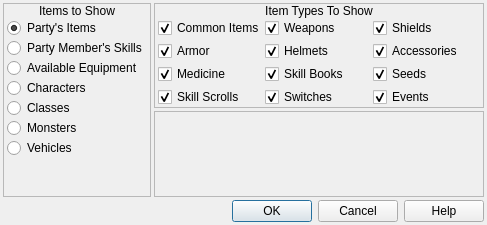
<?xml version="1.0" encoding="UTF-8"?>
<ui version="4.0">
 <class>ConfigureMenuItemList</class>
 <widget class="QDialog" name="ConfigureMenuItemList">
  <property name="geometry">
   <rect>
    <x>0</x>
    <y>0</y>
    <width>487</width>
    <height>225</height>
   </rect>
  </property>
  <property name="windowTitle">
   <string>Configure Menu Item List</string>
  </property>
  <property name="windowIcon">
   <iconset resource="gui_icons.qrc">
    <normaloff>:/icons/openrpgmaker.png</normaloff>:/icons/openrpgmaker.png</iconset>
  </property>
  <property name="styleSheet">
   <string notr="true">.QFrame
{
	border-width: 1px;
	border-style: solid;
	border-color: palette(window-text);
	border-radius: 3px;
}

.QFrame&gt;QLabel
{
	border-width: 0px;
	background-color: palette(window-text);
	color: palette(window);
	font-weight: bold;
}

.QFrame&gt;QCheckBox
{
	background-color: palette(window-text);
	border-width: 0px;
	border-style: none;
	color: palette(window);
	spacing: 3px;
	font-weight: bold;
	padding: 0px 0px 0px 3px;
}

.QFrame&gt;QCheckBox::indicator
{
	min-width: 8px;
	max-width: 8px;
	min-height: 8px;
	max-height: 8px;
	width: 8px;
	height: 8px;
	border-width: 2px;
	border-radius: 0px;
	border-style: ridge;
	border-color: palette(mid);
}

.QFrame&gt;QCheckBox::indicator:unchecked
{
	background-color: palette(base);
}

.QFrame&gt;QCheckBox::indicator:checked
{
	background-color: palette(window-text);
}

.QFrame&gt;QCheckBox::indicator:hover
{
	border-color: palette(highlight);
}</string>
  </property>
  <layout class="QVBoxLayout" name="verticalLayout_16">
   <property name="spacing">
    <number>3</number>
   </property>
   <property name="margin">
    <number>3</number>
   </property>
   <item>
    <layout class="QHBoxLayout" name="horizontalLayout_3">
     <property name="spacing">
      <number>3</number>
     </property>
     <item>
      <widget class="QFrame" name="frame">
       <property name="frameShape">
        <enum>QFrame::StyledPanel</enum>
       </property>
       <property name="frameShadow">
        <enum>QFrame::Raised</enum>
       </property>
       <layout class="QVBoxLayout" name="verticalLayout">
        <property name="spacing">
         <number>0</number>
        </property>
        <property name="margin">
         <number>0</number>
        </property>
        <item>
         <widget class="QLabel" name="label">
          <property name="sizePolicy">
           <sizepolicy hsizetype="Preferred" vsizetype="Fixed">
            <horstretch>0</horstretch>
            <verstretch>0</verstretch>
           </sizepolicy>
          </property>
          <property name="text">
           <string>Items to Show</string>
          </property>
          <property name="alignment">
           <set>Qt::AlignCenter</set>
          </property>
         </widget>
        </item>
        <item>
         <widget class="QWidget" name="widget" native="true">
          <layout class="QVBoxLayout" name="verticalLayout_4">
           <property name="spacing">
            <number>0</number>
           </property>
           <property name="leftMargin">
            <number>3</number>
           </property>
           <property name="topMargin">
            <number>0</number>
           </property>
           <property name="rightMargin">
            <number>3</number>
           </property>
           <property name="bottomMargin">
            <number>3</number>
           </property>
           <item>
            <widget class="QRadioButton" name="rbPartysItems">
             <property name="text">
              <string>Party's Items</string>
             </property>
             <property name="checked">
              <bool>true</bool>
             </property>
            </widget>
           </item>
           <item>
            <widget class="QRadioButton" name="rbSkills">
             <property name="text">
              <string>Party Member's Skills</string>
             </property>
            </widget>
           </item>
           <item>
            <widget class="QRadioButton" name="rbAvailableEquipment">
             <property name="text">
              <string>Available Equipment</string>
             </property>
            </widget>
           </item>
           <item>
            <widget class="QRadioButton" name="rbCharacters">
             <property name="text">
              <string>Characters</string>
             </property>
            </widget>
           </item>
           <item>
            <widget class="QRadioButton" name="rbClasses">
             <property name="text">
              <string>Classes</string>
             </property>
            </widget>
           </item>
           <item>
            <widget class="QRadioButton" name="rbMonsters">
             <property name="text">
              <string>Monsters</string>
             </property>
            </widget>
           </item>
           <item>
            <widget class="QRadioButton" name="rbVehicles">
             <property name="text">
              <string>Vehicles</string>
             </property>
            </widget>
           </item>
           <item>
            <spacer name="verticalSpacer">
             <property name="orientation">
              <enum>Qt::Vertical</enum>
             </property>
             <property name="sizeHint" stdset="0">
              <size>
               <width>20</width>
               <height>39</height>
              </size>
             </property>
            </spacer>
           </item>
          </layout>
         </widget>
        </item>
       </layout>
      </widget>
     </item>
     <item>
      <widget class="QStackedWidget" name="stackedWidget">
       <property name="currentIndex">
        <number>2</number>
       </property>
       <widget class="QWidget" name="wSkills">
        <layout class="QVBoxLayout" name="verticalLayout_18">
         <property name="spacing">
          <number>3</number>
         </property>
         <property name="margin">
          <number>0</number>
         </property>
         <item>
          <widget class="QFrame" name="frame_7">
           <property name="sizePolicy">
            <sizepolicy hsizetype="Preferred" vsizetype="Fixed">
             <horstretch>0</horstretch>
             <verstretch>0</verstretch>
            </sizepolicy>
           </property>
           <property name="frameShape">
            <enum>QFrame::StyledPanel</enum>
           </property>
           <property name="frameShadow">
            <enum>QFrame::Raised</enum>
           </property>
           <layout class="QVBoxLayout" name="verticalLayout_7">
            <property name="spacing">
             <number>0</number>
            </property>
            <property name="margin">
             <number>0</number>
            </property>
            <item>
             <widget class="QLabel" name="label_7">
              <property name="sizePolicy">
               <sizepolicy hsizetype="Preferred" vsizetype="Fixed">
                <horstretch>0</horstretch>
                <verstretch>0</verstretch>
               </sizepolicy>
              </property>
              <property name="text">
               <string>Party Member</string>
              </property>
              <property name="alignment">
               <set>Qt::AlignCenter</set>
              </property>
             </widget>
            </item>
            <item>
             <widget class="QWidget" name="widget_13" native="true">
              <layout class="QVBoxLayout" name="verticalLayout_21">
               <property name="spacing">
                <number>3</number>
               </property>
               <property name="margin">
                <number>3</number>
               </property>
               <item>
                <layout class="QHBoxLayout" name="horizontalLayout_35">
                 <item>
                  <widget class="QRadioButton" name="skills_rbPartyMember1">
                   <property name="sizePolicy">
                    <sizepolicy hsizetype="Fixed" vsizetype="Fixed">
                     <horstretch>0</horstretch>
                     <verstretch>0</verstretch>
                    </sizepolicy>
                   </property>
                   <property name="text">
                    <string>1</string>
                   </property>
                   <property name="checked">
                    <bool>true</bool>
                   </property>
                  </widget>
                 </item>
                 <item>
                  <widget class="QRadioButton" name="skills_rbPartyMember2">
                   <property name="sizePolicy">
                    <sizepolicy hsizetype="Fixed" vsizetype="Fixed">
                     <horstretch>0</horstretch>
                     <verstretch>0</verstretch>
                    </sizepolicy>
                   </property>
                   <property name="text">
                    <string>2</string>
                   </property>
                  </widget>
                 </item>
                 <item>
                  <widget class="QRadioButton" name="skills_rbPartyMember3">
                   <property name="sizePolicy">
                    <sizepolicy hsizetype="Fixed" vsizetype="Fixed">
                     <horstretch>0</horstretch>
                     <verstretch>0</verstretch>
                    </sizepolicy>
                   </property>
                   <property name="text">
                    <string>3</string>
                   </property>
                  </widget>
                 </item>
                 <item>
                  <widget class="QRadioButton" name="skills_rbPartyMember4">
                   <property name="sizePolicy">
                    <sizepolicy hsizetype="Fixed" vsizetype="Fixed">
                     <horstretch>0</horstretch>
                     <verstretch>0</verstretch>
                    </sizepolicy>
                   </property>
                   <property name="text">
                    <string>4</string>
                   </property>
                  </widget>
                 </item>
                 <item>
                  <spacer name="horizontalSpacer_7">
                   <property name="orientation">
                    <enum>Qt::Horizontal</enum>
                   </property>
                   <property name="sizeHint" stdset="0">
                    <size>
                     <width>40</width>
                     <height>20</height>
                    </size>
                   </property>
                  </spacer>
                 </item>
                </layout>
               </item>
               <item>
                <layout class="QHBoxLayout" name="horizontalLayout_10">
                 <item>
                  <widget class="QRadioButton" name="skills_rbPartyMemberVar">
                   <property name="sizePolicy">
                    <sizepolicy hsizetype="Fixed" vsizetype="Fixed">
                     <horstretch>0</horstretch>
                     <verstretch>0</verstretch>
                    </sizepolicy>
                   </property>
                   <property name="text">
                    <string>Number In Variable:</string>
                   </property>
                  </widget>
                 </item>
                 <item>
                  <widget class="QWidget" name="skills_wPartyMember_Variable" native="true">
                   <layout class="QHBoxLayout" name="horizontalLayout_36">
                    <property name="spacing">
                     <number>0</number>
                    </property>
                    <property name="margin">
                     <number>0</number>
                    </property>
                    <item>
                     <widget class="QLabel" name="skills_lblPartyMember_Variable">
                      <property name="sizePolicy">
                       <sizepolicy hsizetype="Preferred" vsizetype="Preferred">
                        <horstretch>0</horstretch>
                        <verstretch>0</verstretch>
                       </sizepolicy>
                      </property>
                      <property name="minimumSize">
                       <size>
                        <width>150</width>
                        <height>0</height>
                       </size>
                      </property>
                      <property name="font">
                       <font>
                        <family>Monospace</family>
                       </font>
                      </property>
                      <property name="styleSheet">
                       <string notr="true">background-color: palette(base);</string>
                      </property>
                      <property name="frameShape">
                       <enum>QFrame::Panel</enum>
                      </property>
                      <property name="frameShadow">
                       <enum>QFrame::Sunken</enum>
                      </property>
                      <property name="lineWidth">
                       <number>2</number>
                      </property>
                      <property name="text">
                       <string/>
                      </property>
                     </widget>
                    </item>
                    <item>
                     <widget class="QToolButton" name="skills_bPartyMember_BrowseVariables">
                      <property name="text">
                       <string>...</string>
                      </property>
                      <property name="icon">
                       <iconset resource="gui_icons.qrc">
                        <normaloff>:/icons/fileopen.png</normaloff>:/icons/fileopen.png</iconset>
                      </property>
                     </widget>
                    </item>
                   </layout>
                  </widget>
                 </item>
                </layout>
               </item>
              </layout>
             </widget>
            </item>
           </layout>
          </widget>
         </item>
         <item>
          <layout class="QHBoxLayout" name="horizontalLayout_4">
           <property name="spacing">
            <number>3</number>
           </property>
           <item>
            <widget class="QFrame" name="frame_2">
             <property name="sizePolicy">
              <sizepolicy hsizetype="Fixed" vsizetype="Preferred">
               <horstretch>0</horstretch>
               <verstretch>0</verstretch>
              </sizepolicy>
             </property>
             <property name="frameShape">
              <enum>QFrame::StyledPanel</enum>
             </property>
             <property name="frameShadow">
              <enum>QFrame::Raised</enum>
             </property>
             <layout class="QVBoxLayout" name="verticalLayout_17">
              <property name="spacing">
               <number>0</number>
              </property>
              <property name="margin">
               <number>0</number>
              </property>
              <item>
               <widget class="QLabel" name="label_4">
                <property name="sizePolicy">
                 <sizepolicy hsizetype="Preferred" vsizetype="Fixed">
                  <horstretch>0</horstretch>
                  <verstretch>0</verstretch>
                 </sizepolicy>
                </property>
                <property name="text">
                 <string>Skill Types To Show</string>
                </property>
                <property name="alignment">
                 <set>Qt::AlignCenter</set>
                </property>
               </widget>
              </item>
              <item>
               <widget class="QWidget" name="widget_5" native="true">
                <layout class="QVBoxLayout" name="verticalLayout_2">
                 <property name="spacing">
                  <number>0</number>
                 </property>
                 <property name="margin">
                  <number>0</number>
                 </property>
                 <item>
                  <widget class="QListWidget" name="lwSkillTypes">
                   <property name="sizePolicy">
                    <sizepolicy hsizetype="Fixed" vsizetype="Expanding">
                     <horstretch>0</horstretch>
                     <verstretch>0</verstretch>
                    </sizepolicy>
                   </property>
                   <property name="minimumSize">
                    <size>
                     <width>160</width>
                     <height>0</height>
                    </size>
                   </property>
                   <property name="maximumSize">
                    <size>
                     <width>160</width>
                     <height>16777215</height>
                    </size>
                   </property>
                   <property name="frameShape">
                    <enum>QFrame::NoFrame</enum>
                   </property>
                  </widget>
                 </item>
                </layout>
               </widget>
              </item>
             </layout>
            </widget>
           </item>
           <item>
            <widget class="QFrame" name="frame_6">
             <property name="frameShape">
              <enum>QFrame::StyledPanel</enum>
             </property>
             <property name="frameShadow">
              <enum>QFrame::Raised</enum>
             </property>
            </widget>
           </item>
          </layout>
         </item>
        </layout>
       </widget>
       <widget class="QWidget" name="wAvailableEquipment">
        <layout class="QVBoxLayout" name="verticalLayout_6">
         <property name="spacing">
          <number>3</number>
         </property>
         <property name="margin">
          <number>0</number>
         </property>
         <item>
          <widget class="QFrame" name="frame_8">
           <property name="sizePolicy">
            <sizepolicy hsizetype="Preferred" vsizetype="Fixed">
             <horstretch>0</horstretch>
             <verstretch>0</verstretch>
            </sizepolicy>
           </property>
           <property name="frameShape">
            <enum>QFrame::StyledPanel</enum>
           </property>
           <property name="frameShadow">
            <enum>QFrame::Raised</enum>
           </property>
           <layout class="QVBoxLayout" name="verticalLayout_8">
            <property name="spacing">
             <number>0</number>
            </property>
            <property name="margin">
             <number>0</number>
            </property>
            <item>
             <widget class="QLabel" name="label_8">
              <property name="sizePolicy">
               <sizepolicy hsizetype="Preferred" vsizetype="Fixed">
                <horstretch>0</horstretch>
                <verstretch>0</verstretch>
               </sizepolicy>
              </property>
              <property name="text">
               <string>Party Member</string>
              </property>
              <property name="alignment">
               <set>Qt::AlignCenter</set>
              </property>
             </widget>
            </item>
            <item>
             <widget class="QWidget" name="widget_14" native="true">
              <layout class="QVBoxLayout" name="verticalLayout_22">
               <property name="spacing">
                <number>3</number>
               </property>
               <property name="margin">
                <number>3</number>
               </property>
               <item>
                <layout class="QHBoxLayout" name="horizontalLayout_37">
                 <item>
                  <widget class="QRadioButton" name="equip_rbPartyMember1">
                   <property name="sizePolicy">
                    <sizepolicy hsizetype="Fixed" vsizetype="Fixed">
                     <horstretch>0</horstretch>
                     <verstretch>0</verstretch>
                    </sizepolicy>
                   </property>
                   <property name="text">
                    <string>1</string>
                   </property>
                   <property name="checked">
                    <bool>true</bool>
                   </property>
                  </widget>
                 </item>
                 <item>
                  <widget class="QRadioButton" name="equip_rbPartyMember2">
                   <property name="sizePolicy">
                    <sizepolicy hsizetype="Fixed" vsizetype="Fixed">
                     <horstretch>0</horstretch>
                     <verstretch>0</verstretch>
                    </sizepolicy>
                   </property>
                   <property name="text">
                    <string>2</string>
                   </property>
                  </widget>
                 </item>
                 <item>
                  <widget class="QRadioButton" name="equip_rbPartyMember3">
                   <property name="sizePolicy">
                    <sizepolicy hsizetype="Fixed" vsizetype="Fixed">
                     <horstretch>0</horstretch>
                     <verstretch>0</verstretch>
                    </sizepolicy>
                   </property>
                   <property name="text">
                    <string>3</string>
                   </property>
                  </widget>
                 </item>
                 <item>
                  <widget class="QRadioButton" name="equip_rbPartyMember4">
                   <property name="sizePolicy">
                    <sizepolicy hsizetype="Fixed" vsizetype="Fixed">
                     <horstretch>0</horstretch>
                     <verstretch>0</verstretch>
                    </sizepolicy>
                   </property>
                   <property name="text">
                    <string>4</string>
                   </property>
                  </widget>
                 </item>
                 <item>
                  <spacer name="horizontalSpacer_8">
                   <property name="orientation">
                    <enum>Qt::Horizontal</enum>
                   </property>
                   <property name="sizeHint" stdset="0">
                    <size>
                     <width>40</width>
                     <height>20</height>
                    </size>
                   </property>
                  </spacer>
                 </item>
                </layout>
               </item>
               <item>
                <layout class="QHBoxLayout" name="horizontalLayout_11">
                 <item>
                  <widget class="QRadioButton" name="equip_rbPartyMemberVar">
                   <property name="sizePolicy">
                    <sizepolicy hsizetype="Fixed" vsizetype="Fixed">
                     <horstretch>0</horstretch>
                     <verstretch>0</verstretch>
                    </sizepolicy>
                   </property>
                   <property name="text">
                    <string>Number In Variable:</string>
                   </property>
                  </widget>
                 </item>
                 <item>
                  <widget class="QWidget" name="equip_wPartyMember_Variable" native="true">
                   <layout class="QHBoxLayout" name="horizontalLayout_38">
                    <property name="spacing">
                     <number>0</number>
                    </property>
                    <property name="margin">
                     <number>0</number>
                    </property>
                    <item>
                     <widget class="QLabel" name="equip_lblPartyMember_Variable">
                      <property name="sizePolicy">
                       <sizepolicy hsizetype="Preferred" vsizetype="Preferred">
                        <horstretch>0</horstretch>
                        <verstretch>0</verstretch>
                       </sizepolicy>
                      </property>
                      <property name="minimumSize">
                       <size>
                        <width>150</width>
                        <height>0</height>
                       </size>
                      </property>
                      <property name="font">
                       <font>
                        <family>Monospace</family>
                       </font>
                      </property>
                      <property name="styleSheet">
                       <string notr="true">background-color: palette(base);</string>
                      </property>
                      <property name="frameShape">
                       <enum>QFrame::Panel</enum>
                      </property>
                      <property name="frameShadow">
                       <enum>QFrame::Sunken</enum>
                      </property>
                      <property name="lineWidth">
                       <number>2</number>
                      </property>
                      <property name="text">
                       <string/>
                      </property>
                     </widget>
                    </item>
                    <item>
                     <widget class="QToolButton" name="equip_bPartyMember_BrowseVariables">
                      <property name="text">
                       <string>...</string>
                      </property>
                      <property name="icon">
                       <iconset resource="gui_icons.qrc">
                        <normaloff>:/icons/fileopen.png</normaloff>:/icons/fileopen.png</iconset>
                      </property>
                     </widget>
                    </item>
                   </layout>
                  </widget>
                 </item>
                </layout>
               </item>
              </layout>
             </widget>
            </item>
           </layout>
          </widget>
         </item>
         <item>
          <widget class="QFrame" name="frame_4">
           <property name="sizePolicy">
            <sizepolicy hsizetype="Preferred" vsizetype="Fixed">
             <horstretch>0</horstretch>
             <verstretch>0</verstretch>
            </sizepolicy>
           </property>
           <property name="frameShape">
            <enum>QFrame::StyledPanel</enum>
           </property>
           <property name="frameShadow">
            <enum>QFrame::Raised</enum>
           </property>
           <layout class="QVBoxLayout" name="verticalLayout_5">
            <property name="spacing">
             <number>0</number>
            </property>
            <property name="margin">
             <number>0</number>
            </property>
            <item>
             <widget class="QLabel" name="label_2">
              <property name="sizePolicy">
               <sizepolicy hsizetype="Preferred" vsizetype="Fixed">
                <horstretch>0</horstretch>
                <verstretch>0</verstretch>
               </sizepolicy>
              </property>
              <property name="text">
               <string>Equipment Type</string>
              </property>
              <property name="alignment">
               <set>Qt::AlignCenter</set>
              </property>
             </widget>
            </item>
            <item>
             <widget class="QWidget" name="widget_2" native="true">
              <layout class="QHBoxLayout" name="horizontalLayout">
               <property name="spacing">
                <number>0</number>
               </property>
               <property name="leftMargin">
                <number>3</number>
               </property>
               <property name="topMargin">
                <number>0</number>
               </property>
               <property name="rightMargin">
                <number>3</number>
               </property>
               <property name="bottomMargin">
                <number>0</number>
               </property>
               <item>
                <layout class="QVBoxLayout" name="verticalLayout_9">
                 <property name="spacing">
                  <number>0</number>
                 </property>
                 <item>
                  <widget class="QRadioButton" name="equip_rbWeapons">
                   <property name="text">
                    <string>Weapons</string>
                   </property>
                   <property name="checked">
                    <bool>true</bool>
                   </property>
                  </widget>
                 </item>
                 <item>
                  <widget class="QRadioButton" name="equip_rbShields">
                   <property name="text">
                    <string>Shields</string>
                   </property>
                  </widget>
                 </item>
                </layout>
               </item>
               <item>
                <layout class="QVBoxLayout" name="verticalLayout_10">
                 <property name="spacing">
                  <number>0</number>
                 </property>
                 <item>
                  <widget class="QRadioButton" name="equip_rbArmor">
                   <property name="text">
                    <string>Armor</string>
                   </property>
                  </widget>
                 </item>
                 <item>
                  <widget class="QRadioButton" name="equip_rbHelmets">
                   <property name="text">
                    <string>Helmets</string>
                   </property>
                  </widget>
                 </item>
                </layout>
               </item>
               <item>
                <layout class="QVBoxLayout" name="verticalLayout_11">
                 <property name="spacing">
                  <number>0</number>
                 </property>
                 <item>
                  <widget class="QRadioButton" name="equip_rbAccessories">
                   <property name="text">
                    <string>Accessories</string>
                   </property>
                  </widget>
                 </item>
                 <item>
                  <widget class="QWidget" name="widget_3" native="true"/>
                 </item>
                </layout>
               </item>
              </layout>
             </widget>
            </item>
           </layout>
          </widget>
         </item>
         <item>
          <widget class="QFrame" name="frame_14">
           <property name="frameShape">
            <enum>QFrame::StyledPanel</enum>
           </property>
           <property name="frameShadow">
            <enum>QFrame::Raised</enum>
           </property>
          </widget>
         </item>
        </layout>
       </widget>
       <widget class="QWidget" name="wItems">
        <layout class="QVBoxLayout" name="verticalLayout_15">
         <property name="spacing">
          <number>3</number>
         </property>
         <property name="margin">
          <number>0</number>
         </property>
         <item>
          <widget class="QFrame" name="frame_3">
           <property name="sizePolicy">
            <sizepolicy hsizetype="Preferred" vsizetype="Fixed">
             <horstretch>0</horstretch>
             <verstretch>0</verstretch>
            </sizepolicy>
           </property>
           <property name="frameShape">
            <enum>QFrame::StyledPanel</enum>
           </property>
           <property name="frameShadow">
            <enum>QFrame::Raised</enum>
           </property>
           <layout class="QVBoxLayout" name="verticalLayout_3">
            <property name="spacing">
             <number>0</number>
            </property>
            <property name="margin">
             <number>0</number>
            </property>
            <item>
             <widget class="QLabel" name="label_3">
              <property name="sizePolicy">
               <sizepolicy hsizetype="Preferred" vsizetype="Fixed">
                <horstretch>0</horstretch>
                <verstretch>0</verstretch>
               </sizepolicy>
              </property>
              <property name="text">
               <string>Item Types To Show</string>
              </property>
              <property name="alignment">
               <set>Qt::AlignCenter</set>
              </property>
             </widget>
            </item>
            <item>
             <widget class="QWidget" name="widget_4" native="true">
              <layout class="QHBoxLayout" name="horizontalLayout_2">
               <property name="spacing">
                <number>0</number>
               </property>
               <property name="leftMargin">
                <number>3</number>
               </property>
               <property name="topMargin">
                <number>0</number>
               </property>
               <property name="rightMargin">
                <number>3</number>
               </property>
               <property name="bottomMargin">
                <number>0</number>
               </property>
               <item>
                <layout class="QVBoxLayout" name="verticalLayout_12">
                 <property name="spacing">
                  <number>3</number>
                 </property>
                 <item>
                  <widget class="QCheckBox" name="items_cbCommonItems">
                   <property name="text">
                    <string>Common Items</string>
                   </property>
                   <property name="checked">
                    <bool>true</bool>
                   </property>
                  </widget>
                 </item>
                 <item>
                  <widget class="QCheckBox" name="items_cbArmor">
                   <property name="text">
                    <string>Armor</string>
                   </property>
                   <property name="checked">
                    <bool>true</bool>
                   </property>
                  </widget>
                 </item>
                 <item>
                  <widget class="QCheckBox" name="items_cbMedicine">
                   <property name="text">
                    <string>Medicine</string>
                   </property>
                   <property name="checked">
                    <bool>true</bool>
                   </property>
                  </widget>
                 </item>
                 <item>
                  <widget class="QCheckBox" name="items_cbSkillScrolls">
                   <property name="text">
                    <string>Skill Scrolls</string>
                   </property>
                   <property name="checked">
                    <bool>true</bool>
                   </property>
                  </widget>
                 </item>
                </layout>
               </item>
               <item>
                <layout class="QVBoxLayout" name="verticalLayout_13">
                 <property name="spacing">
                  <number>3</number>
                 </property>
                 <item>
                  <widget class="QCheckBox" name="items_cbWeapons">
                   <property name="text">
                    <string>Weapons</string>
                   </property>
                   <property name="checked">
                    <bool>true</bool>
                   </property>
                  </widget>
                 </item>
                 <item>
                  <widget class="QCheckBox" name="items_cbHelmets">
                   <property name="text">
                    <string>Helmets</string>
                   </property>
                   <property name="checked">
                    <bool>true</bool>
                   </property>
                  </widget>
                 </item>
                 <item>
                  <widget class="QCheckBox" name="items_cbSkillBooks">
                   <property name="text">
                    <string>Skill Books</string>
                   </property>
                   <property name="checked">
                    <bool>true</bool>
                   </property>
                  </widget>
                 </item>
                 <item>
                  <widget class="QCheckBox" name="items_cbSwitches">
                   <property name="text">
                    <string>Switches</string>
                   </property>
                   <property name="checked">
                    <bool>true</bool>
                   </property>
                  </widget>
                 </item>
                </layout>
               </item>
               <item>
                <layout class="QVBoxLayout" name="verticalLayout_14">
                 <property name="spacing">
                  <number>3</number>
                 </property>
                 <item>
                  <widget class="QCheckBox" name="items_cbShields">
                   <property name="text">
                    <string>Shields</string>
                   </property>
                   <property name="checked">
                    <bool>true</bool>
                   </property>
                  </widget>
                 </item>
                 <item>
                  <widget class="QCheckBox" name="items_cbAccessories">
                   <property name="text">
                    <string>Accessories</string>
                   </property>
                   <property name="checked">
                    <bool>true</bool>
                   </property>
                  </widget>
                 </item>
                 <item>
                  <widget class="QCheckBox" name="items_cbSeeds">
                   <property name="text">
                    <string>Seeds</string>
                   </property>
                   <property name="checked">
                    <bool>true</bool>
                   </property>
                  </widget>
                 </item>
                 <item>
                  <widget class="QCheckBox" name="items_cbEvents">
                   <property name="text">
                    <string>Events</string>
                   </property>
                   <property name="checked">
                    <bool>true</bool>
                   </property>
                  </widget>
                 </item>
                </layout>
               </item>
              </layout>
             </widget>
            </item>
           </layout>
          </widget>
         </item>
         <item>
          <widget class="QFrame" name="frame_5">
           <property name="frameShape">
            <enum>QFrame::StyledPanel</enum>
           </property>
           <property name="frameShadow">
            <enum>QFrame::Raised</enum>
           </property>
          </widget>
         </item>
        </layout>
       </widget>
       <widget class="QWidget" name="wOther">
        <layout class="QVBoxLayout" name="verticalLayout_30">
         <property name="spacing">
          <number>3</number>
         </property>
         <property name="margin">
          <number>0</number>
         </property>
         <item>
          <widget class="QFrame" name="frame_15">
           <property name="sizePolicy">
            <sizepolicy hsizetype="Preferred" vsizetype="Fixed">
             <horstretch>0</horstretch>
             <verstretch>0</verstretch>
            </sizepolicy>
           </property>
           <property name="frameShape">
            <enum>QFrame::Box</enum>
           </property>
           <property name="frameShadow">
            <enum>QFrame::Plain</enum>
           </property>
           <layout class="QVBoxLayout" name="verticalLayout_29">
            <property name="spacing">
             <number>0</number>
            </property>
            <property name="margin">
             <number>0</number>
            </property>
            <item>
             <widget class="QWidget" name="widget_21" native="true">
              <property name="sizePolicy">
               <sizepolicy hsizetype="Preferred" vsizetype="Fixed">
                <horstretch>0</horstretch>
                <verstretch>0</verstretch>
               </sizepolicy>
              </property>
              <property name="styleSheet">
               <string notr="true">.QWidget
{
	border-width: 1px;
	border-style: solid;
	border-color: palette(window-text);
	background-color: palette(window-text);
}

.QWidget&gt;QLabel
{
	border-width: 0px;
	background-color: palette(window-text);
	color: palette(window);
	font-weight: bold;
}</string>
              </property>
              <layout class="QHBoxLayout" name="horizontalLayout_12">
               <property name="spacing">
                <number>3</number>
               </property>
               <property name="margin">
                <number>0</number>
               </property>
               <item>
                <spacer name="horizontalSpacer_3">
                 <property name="orientation">
                  <enum>Qt::Horizontal</enum>
                 </property>
                 <property name="sizeHint" stdset="0">
                  <size>
                   <width>10</width>
                   <height>15</height>
                  </size>
                 </property>
                </spacer>
               </item>
               <item>
                <widget class="QCheckBox" name="cbUseVariablesToSetState">
                 <property name="sizePolicy">
                  <sizepolicy hsizetype="Fixed" vsizetype="Fixed">
                   <horstretch>0</horstretch>
                   <verstretch>0</verstretch>
                  </sizepolicy>
                 </property>
                 <property name="text">
                  <string/>
                 </property>
                 <property name="checked">
                  <bool>true</bool>
                 </property>
                </widget>
               </item>
               <item>
                <widget class="QLabel" name="label_11">
                 <property name="sizePolicy">
                  <sizepolicy hsizetype="Fixed" vsizetype="Fixed">
                   <horstretch>0</horstretch>
                   <verstretch>0</verstretch>
                  </sizepolicy>
                 </property>
                 <property name="text">
                  <string>Use Variables To Set State</string>
                 </property>
                </widget>
               </item>
               <item>
                <spacer name="horizontalSpacer_4">
                 <property name="orientation">
                  <enum>Qt::Horizontal</enum>
                 </property>
                 <property name="sizeHint" stdset="0">
                  <size>
                   <width>10</width>
                   <height>15</height>
                  </size>
                 </property>
                </spacer>
               </item>
              </layout>
             </widget>
            </item>
            <item>
             <widget class="QWidget" name="wUseVariablesToSetState" native="true">
              <layout class="QVBoxLayout" name="verticalLayout_28">
               <property name="spacing">
                <number>3</number>
               </property>
               <property name="margin">
                <number>3</number>
               </property>
               <item>
                <layout class="QHBoxLayout" name="horizontalLayout_6">
                 <property name="spacing">
                  <number>3</number>
                 </property>
                 <item>
                  <widget class="QLabel" name="label_14">
                   <property name="sizePolicy">
                    <sizepolicy hsizetype="Fixed" vsizetype="Preferred">
                     <horstretch>0</horstretch>
                     <verstretch>0</verstretch>
                    </sizepolicy>
                   </property>
                   <property name="text">
                    <string>Start Variable:</string>
                   </property>
                  </widget>
                 </item>
                 <item>
                  <widget class="QWidget" name="other_startVariable" native="true">
                   <layout class="QHBoxLayout" name="horizontalLayout_39">
                    <property name="spacing">
                     <number>0</number>
                    </property>
                    <property name="margin">
                     <number>0</number>
                    </property>
                    <item>
                     <widget class="QLabel" name="other_lblStartVariable">
                      <property name="sizePolicy">
                       <sizepolicy hsizetype="Preferred" vsizetype="Preferred">
                        <horstretch>0</horstretch>
                        <verstretch>0</verstretch>
                       </sizepolicy>
                      </property>
                      <property name="minimumSize">
                       <size>
                        <width>150</width>
                        <height>0</height>
                       </size>
                      </property>
                      <property name="font">
                       <font>
                        <family>Monospace</family>
                       </font>
                      </property>
                      <property name="styleSheet">
                       <string notr="true">background-color: palette(base);</string>
                      </property>
                      <property name="frameShape">
                       <enum>QFrame::Panel</enum>
                      </property>
                      <property name="frameShadow">
                       <enum>QFrame::Sunken</enum>
                      </property>
                      <property name="lineWidth">
                       <number>2</number>
                      </property>
                      <property name="text">
                       <string/>
                      </property>
                     </widget>
                    </item>
                    <item>
                     <widget class="QToolButton" name="other_bBrowseVariables">
                      <property name="text">
                       <string>...</string>
                      </property>
                      <property name="icon">
                       <iconset resource="gui_icons.qrc">
                        <normaloff>:/icons/fileopen.png</normaloff>:/icons/fileopen.png</iconset>
                      </property>
                     </widget>
                    </item>
                   </layout>
                  </widget>
                 </item>
                </layout>
               </item>
               <item>
                <widget class="QLabel" name="label_5">
                 <property name="text">
                  <string>Variable=0: Hide Name and Disable Item</string>
                 </property>
                </widget>
               </item>
               <item>
                <widget class="QLabel" name="label_12">
                 <property name="text">
                  <string>Variable=1: Show Name and Disable Item</string>
                 </property>
                </widget>
               </item>
               <item>
                <widget class="QLabel" name="label_13">
                 <property name="text">
                  <string>Variable=2: Show Name and Enable Item</string>
                 </property>
                </widget>
               </item>
              </layout>
             </widget>
            </item>
           </layout>
          </widget>
         </item>
         <item>
          <widget class="QFrame" name="frame_13">
           <property name="frameShape">
            <enum>QFrame::StyledPanel</enum>
           </property>
           <property name="frameShadow">
            <enum>QFrame::Raised</enum>
           </property>
          </widget>
         </item>
        </layout>
       </widget>
      </widget>
     </item>
    </layout>
   </item>
   <item>
    <widget class="QDialogButtonBox" name="buttonBox">
     <property name="orientation">
      <enum>Qt::Horizontal</enum>
     </property>
     <property name="standardButtons">
      <set>QDialogButtonBox::Cancel|QDialogButtonBox::Help|QDialogButtonBox::Ok</set>
     </property>
    </widget>
   </item>
  </layout>
 </widget>
 <resources>
  <include location="gui_icons.qrc"/>
 </resources>
 <connections>
  <connection>
   <sender>buttonBox</sender>
   <signal>accepted()</signal>
   <receiver>ConfigureMenuItemList</receiver>
   <slot>accept()</slot>
   <hints>
    <hint type="sourcelabel">
     <x>243</x>
     <y>208</y>
    </hint>
    <hint type="destinationlabel">
     <x>243</x>
     <y>112</y>
    </hint>
   </hints>
  </connection>
  <connection>
   <sender>buttonBox</sender>
   <signal>rejected()</signal>
   <receiver>ConfigureMenuItemList</receiver>
   <slot>reject()</slot>
   <hints>
    <hint type="sourcelabel">
     <x>243</x>
     <y>208</y>
    </hint>
    <hint type="destinationlabel">
     <x>243</x>
     <y>112</y>
    </hint>
   </hints>
  </connection>
 </connections>
</ui>
